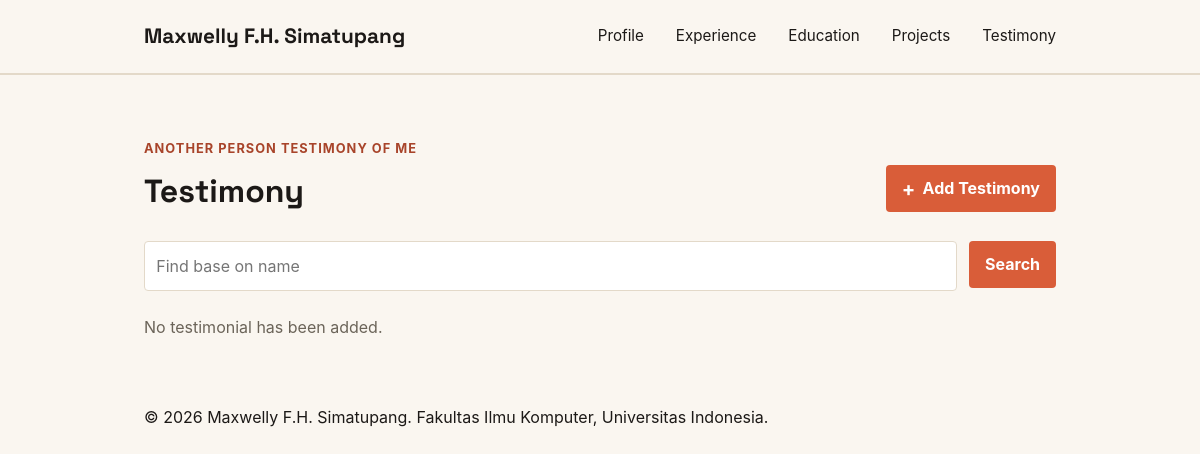
Page /testimony/ on the earlier database version.
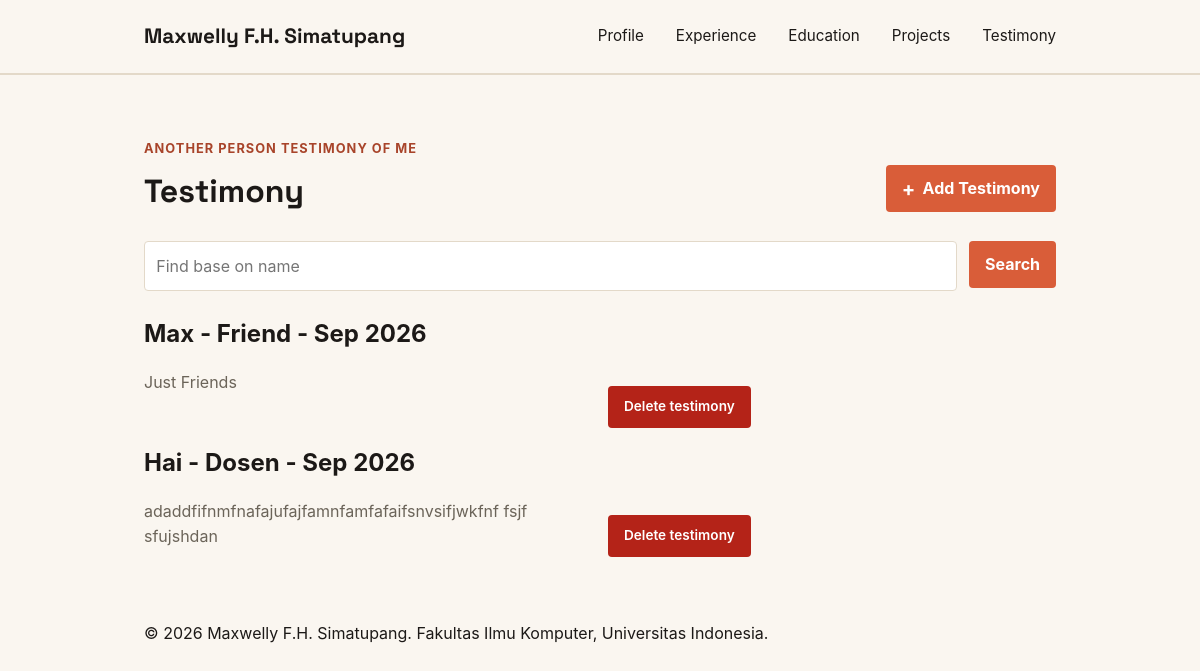
Same page on the later database version.
### main/models.py (models this page shows, shortened)
class Testimony(models.Model) :
    id = models.UUIDField(primary_key=True, default=uuid.uuid4, editable=False)
    name = models.CharField(max_length=255)
    relationship = models.CharField(max_length=255)
    description = models.TextField()
    message_date = models.DateTimeField(default=timezone.now)

### main/views.py (the view)
# urls.py: path("testimony/", show_testimony, name="show_testimony"),
def show_testimony(request):
    json_response = get_testimonys_json(request)
    testimonys = serializers.deserialize(
        "json",
        json_response.content.decode("utf-8"),
    )
    testimonys = [testimony.object for testimony in testimonys]
    title_query = request.GET.get("title", "").strip()
    context = {
        "name": "Maxwelly F.H.  Simatupang",
        "testimony_list": testimonys,
        "title_query": title_query,
    }
    return render(request, "testimony.html", context)

### main/views.py (called while the page is built)
def get_testimonys_json(request):
    title_query = request.GET.get("title", "").strip()
    testimonys = Testimony.objects.all()
    if title_query:
        testimonys = testimonys.filter(name__icontains=title_query)
    testimonys_json = serializers.serialize("json", testimonys)
    return HttpResponse(testimonys_json, content_type="application/json")

### templates/testimony.html (shortened to what this page needs)
{% extends "base.html" %}
{% block content %}
    <main>
        <section class="experience-section" id="experience">
            <div class="container">
                <p class="section-kicker">Another person testimony of me</p>
                <div class="project-header">
                    <h1>Testimony</h1>
                    <a href="{% url 'main:create_testimony' %}"
                       class="button project-add-button">
                        <span aria-hidden="true">+</span>
                        Add Testimony
                    </a>
                </div>
                <form method="get"
                      action="{% url 'main:show_testimony' %}"
                      class="project-search">
                    <input type="search"
                           name="title"
                           value="{{ title_query }}"
                           placeholder="Find base on name"
                           class="project-search__input"
                           aria-label="Find base on name">
                    <button type="submit" class="button">Search</button>
                </form>
                <div class="experience-grid project-grid">
                    {% for testimony in testimony_list %}
                            <h2>{{ testimony.name }} - {{ testimony.relationship }} - {{ testimony.message_date|date:"M Y" }}</h2>
                            <span class="experience-category"></span>
                            <p class="experience-description">{{ testimony.description }}</p>
                            <div class="project-card-actions">
                                <div class="project-actions">
                                    {% include "components/testimony_delete_modal.html" with testimony=testimony %}
                                </div>
                            </div>
                    {% empty %}
                        {% if title_query %}
                            <p class="empty-state">There is no testimony with that name.</p>
                        {% else %}
                            <p class="empty-state">No testimonial has been added.</p>
                        {% endif %}
                    {% endfor %}
                </div>
            </div>
        </section>
    </main>
{% endblock content %}

### templates/components/testimony_delete_modal.html (shortened to what this page needs)
<p class="experience-status">
    <button type="button"
            class="button button-danger"
            popovertarget="delete-testimony-{{ testimony.id }}"
            aria-label="Hapus testimoni dari {{ testimony.name }}"
            title="Hapus testimoni">
        Delete testimony
    </button>
</p>

Differences in the rows shown:
added Testimony: name "Max", relationship "Friend", message_date "Sep 2026", description "Just Friends"
added Testimony: name "Hai", relationship "Dosen", message_date "Sep 2026", description "adaddfifnmfnafajufajfamnfamfafaifsnvsifjwkfnf fsjf sfujshdan"
Other differences:
text no longer shown: "No testimonial has been added."
